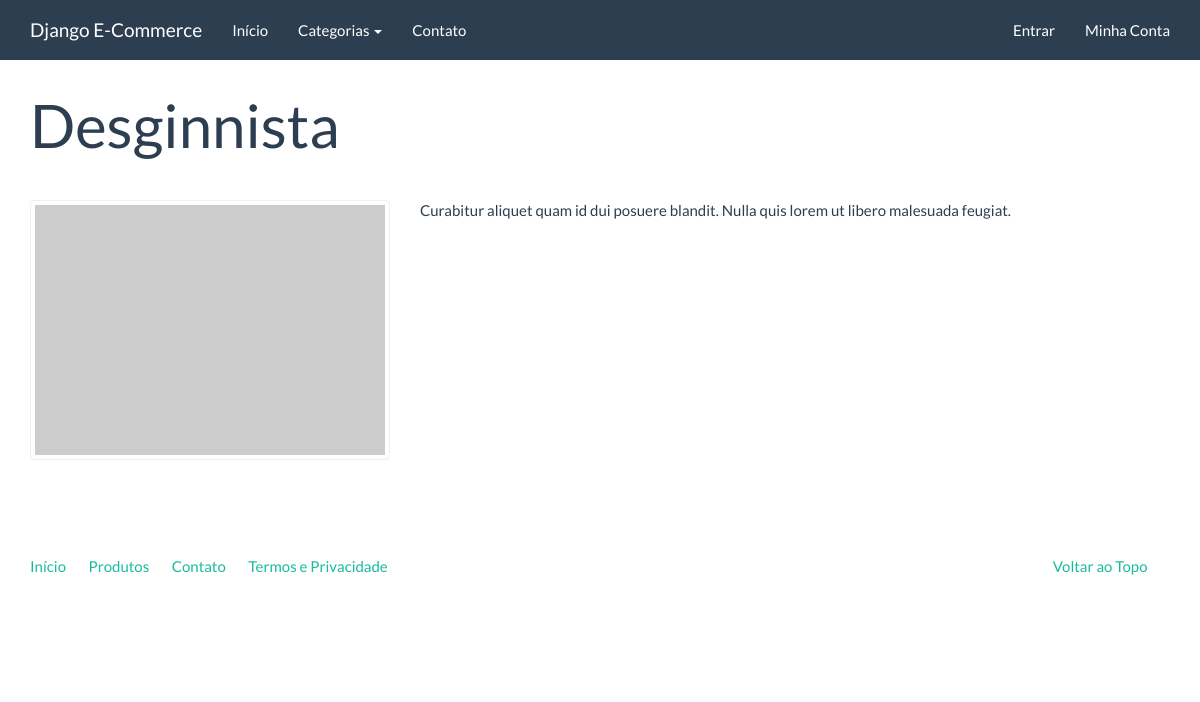
The page /catalogo/produtos/dsgnista/ on the database its author committed.
### catalog/models.py (models this page shows, shortened)
class Product(models.Model):
    name = models.CharField('Nome', max_length=100)
    slug = models.SlugField('Identificador', max_length=100)
    category = models.ForeignKey('catalog.Category', verbose_name='Categoria')
    description = models.TextField('Descrição', blank=True)
    price = models.DecimalField('Preço', decimal_places=2, max_digits=8)
    created = models.DateTimeField('Criado em', auto_now_add=True)
    modified = models.DateTimeField('Modificado em', auto_now=True)
    class Meta:
        verbose_name = 'Produto'
        verbose_name_plural = 'Produtos'
        ordering = ['name']
    def __str__(self):
        return self.name

### catalog/views.py (the view)
# urls.py: url(r'^produtos/(?P<slug>[\w_-]+)/$', product, name='product')
def product(request, slug):
    return render(request, 'catalog/product.html', {
        'product': Product.objects.get(slug=slug)
    })

### catalog/context_processor.py (called while the page is built)
def categories(request):
    return {
        'categories': Category.objects.all()
    }

### catalog/models.py (called while the page is built)
    def __str__(self):
        return self.name

    def get_absolute_url(self):
        return reverse('catalog:category', kwargs={'slug': self.slug})

### catalog/templates/catalog/product.html (shortened to what this page needs)
{% extends 'base.html' %}
{% block container %}
    <div class="page-header">
		  <h1>{{ product }}</h1>
		</div>
		<div class="row">
		  <div class="col-sm-4">
			  <a href="#" class="thumbnail">
				  <img src="http://placehold.it/350x250" alt="" />
			  </a>
		  </div>
		  <div class="col-sm-8">
			  <dl>
				<dd>{{ product.description|linebreaks }}</dd>
			  </dl>
		  </div>
		</div>
{% endblock %}

### rows shown on the page
Product: name "Desginnista", description "Curabitur aliquet quam id dui posuere blandit. Nulla quis lorem ut libero malesuada feugiat."
